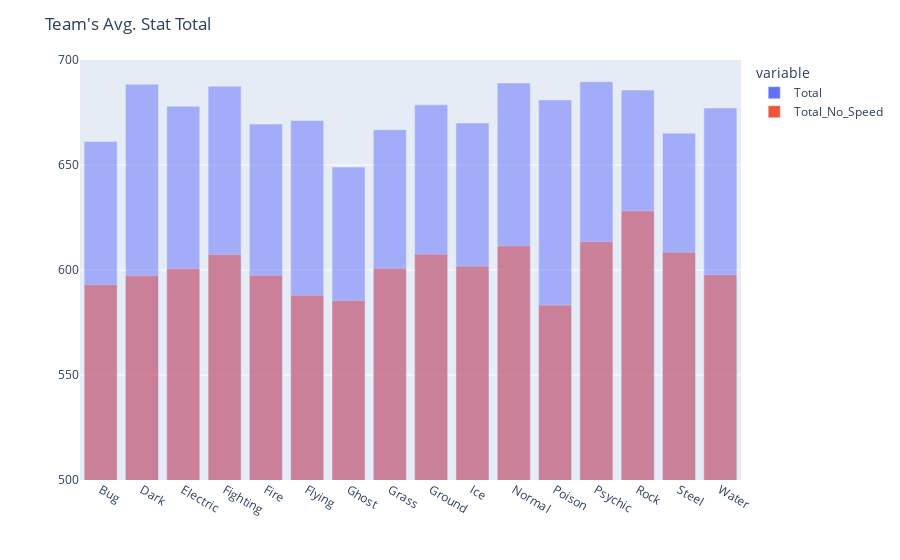

Source (notebook cell):
### Markdown cell above
Team's Avg. Stat Total using Vertical bar graph

### Code cell
df = df_stat
df_group = df.groupby('Team').agg(
    Total=('Total', 'mean'),
    Total_No_Speed=('Total_No_Speed', 'mean')
).reset_index()
# using Matplotlib
plt.bar(df_group['Team'], df_group['Total'], label='Total')
plt.bar(df_group['Team'], df_group['Total_No_Speed'], label='No Speed')
plt.title("Team's Avg. Stat Total")
plt.xticks(rotation=90)
plt.ylim(500, 700)
plt.legend(loc='lower right')
plt.show()
# using Plotly
fig = px.bar(df_group, x='Team', y=['Total', 'Total_No_Speed'], barmode='overlay')
fig.update_layout(title="Team's Avg. Stat Total", xaxis_title='', yaxis_title='')
fig.update_yaxes(range=[500, 700])
fig.show()

### Figure 1 — Plotly figure (JSON) as saved in the notebook; plotly's stock layout.template omitted (floating-point values rounded to 4 significant figures)
{"data": [{"alignmentgroup": "True", "hovertemplate": "variable=Total<br>Team=%{x}<br>value=%{y}<extra></extra>", "legendgroup": "Total", "marker": {"color": "#636efa", "opacity": 0.5, "pattern": {"shape": ""}}, "name": "Total", "offsetgroup": "Total", "orientation": "v", "showlegend": true, "textposition": "auto", "type": "bar", "x": ["Bug", "Dark", "Electric", "Fighting", "Fire", "Flying", "Ghost", "Grass", "Ground", "Ice", "Normal", "Poison", "Psychic", "Rock", "Steel", "Water"], "xaxis": "x", "y": [661.2, 688.5, 678, 687.5, 669.5, 671.2, 649, 666.8, 678.7, 670, 689, 681, 689.7, 685.7, 665.2, 677.2], "yaxis": "y"}, {"alignmentgroup": "True", "hovertemplate": "variable=Total_No_Speed<br>Team=%{x}<br>value=%{y}<extra></extra>", "legendgroup": "Total_No_Speed", "marker": {"color": "#EF553B", "opacity": 0.5, "pattern": {"shape": ""}}, "name": "Total_No_Speed", "offsetgroup": "Total_No_Speed", "orientation": "v", "showlegend": true, "textposition": "auto", "type": "bar", "x": ["Bug", "Dark", "Electric", "Fighting", "Fire", "Flying", "Ghost", "Grass", "Ground", "Ice", "Normal", "Poison", "Psychic", "Rock", "Steel", "Water"], "xaxis": "x", "y": [593, 597.3, 600.7, 607.3, 597.5, 588, 585.5, 600.8, 607.5, 601.8, 611.5, 583.3, 613.5, 628.2, 608.5, 597.7], "yaxis": "y"}], "layout": {"barmode": "overlay", "legend": {"title": {"text": "variable"}, "tracegroupgap": 0}, "margin": {"t": 60}, "title": {"text": "Team's Avg. Stat Total"}, "xaxis": {"anchor": "y", "domain": [0, 1], "title": {"text": ""}}, "yaxis": {"anchor": "x", "domain": [0, 1], "range": [500, 700], "title": {"text": ""}}}}
